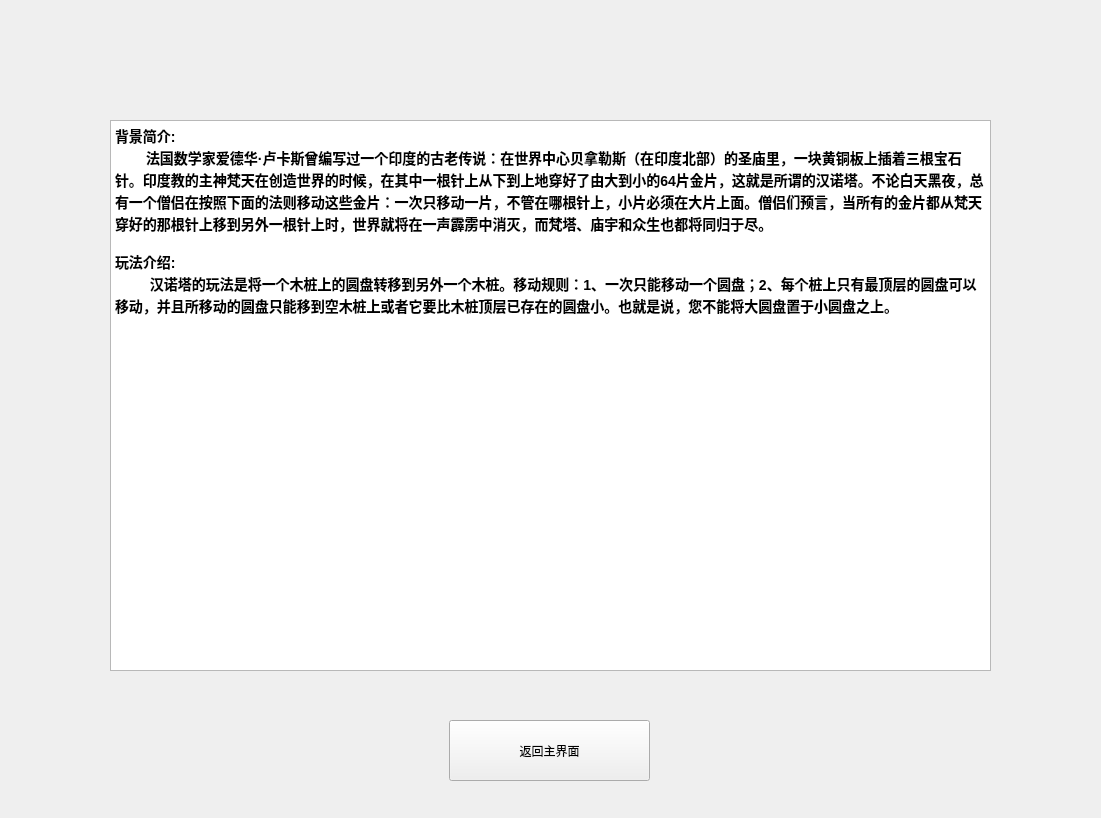
<?xml version="1.0" encoding="UTF-8"?>
<ui version="4.0">
 <class>explain</class>
 <widget class="QWidget" name="explain">
  <property name="geometry">
   <rect>
    <x>0</x>
    <y>0</y>
    <width>1101</width>
    <height>818</height>
   </rect>
  </property>
  <property name="windowTitle">
   <string>Form</string>
  </property>
  <widget class="QTextBrowser" name="textBrowser">
   <property name="geometry">
    <rect>
     <x>110</x>
     <y>120</y>
     <width>881</width>
     <height>551</height>
    </rect>
   </property>
   <property name="html">
    <string>&lt;!DOCTYPE HTML PUBLIC &quot;-//W3C//DTD HTML 4.0//EN&quot; &quot;http://www.w3.org/TR/REC-html40/strict.dtd&quot;&gt;
&lt;html&gt;&lt;head&gt;&lt;meta name=&quot;qrichtext&quot; content=&quot;1&quot; /&gt;&lt;style type=&quot;text/css&quot;&gt;
p, li { white-space: pre-wrap; }
&lt;/style&gt;&lt;/head&gt;&lt;body style=&quot; font-family:'SimSun'; font-size:9pt; font-weight:400; font-style:normal;&quot;&gt;
&lt;p style=&quot; margin-top:0px; margin-bottom:0px; margin-left:0px; margin-right:0px; -qt-block-indent:0; text-indent:0px;&quot;&gt;&lt;span style=&quot; font-size:large; font-weight:600; background-color:#ffffff;&quot;&gt;背景简介:&lt;/span&gt;&lt;/p&gt;
&lt;p style=&quot; margin-top:0px; margin-bottom:0px; margin-left:0px; margin-right:0px; -qt-block-indent:0; text-indent:0px;&quot;&gt;&lt;span style=&quot; font-size:large; font-weight:600; background-color:#ffffff;&quot;&gt;        法国数学家爱德华·卢卡斯曾编写过一个印度的古老传说：在世界中心贝拿勒斯（在印度北部）的圣庙里，一块黄铜板上插着三根宝石针。印度教的主神梵天在创造世界的时候，在其中一根针上从下到上地穿好了由大到小的64片金片，这就是所谓的汉诺塔。不论白天黑夜，总有一个僧侣在按照下面的法则移动这些金片：一次只移动一片，不管在哪根针上，小片必须在大片上面。僧侣们预言，当所有的金片都从梵天穿好的那根针上移到另外一根针上时，世界就将在一声霹雳中消灭，而梵塔、庙宇和众生也都将同归于尽。&lt;/span&gt;&lt;/p&gt;
&lt;p style=&quot;-qt-paragraph-type:empty; margin-top:0px; margin-bottom:0px; margin-left:0px; margin-right:0px; -qt-block-indent:0; text-indent:0px; font-size:large; font-weight:600;&quot;&gt;&lt;br /&gt;&lt;/p&gt;
&lt;p style=&quot; margin-top:0px; margin-bottom:0px; margin-left:0px; margin-right:0px; -qt-block-indent:0; text-indent:0px;&quot;&gt;&lt;span style=&quot; font-size:large; font-weight:600; background-color:#ffffff;&quot;&gt;玩法介绍:&lt;/span&gt;&lt;/p&gt;
&lt;p style=&quot; margin-top:0px; margin-bottom:0px; margin-left:0px; margin-right:0px; -qt-block-indent:0; text-indent:0px;&quot;&gt;&lt;span style=&quot; font-size:large; font-weight:600; background-color:#ffffff;&quot;&gt;         汉诺塔的玩法是将一个木桩上的圆盘转移到另外一个木桩。移动规则：1、一次只能移动一个圆盘；2、每个桩上只有最顶层的圆盘可以移动，并且所移动的圆盘只能移到空木桩上或者它要比木桩顶层已存在的圆盘小。也就是说，您不能将大圆盘置于小圆盘之上。&lt;/span&gt;&lt;/p&gt;&lt;/body&gt;&lt;/html&gt;</string>
   </property>
  </widget>
  <widget class="QPushButton" name="pushButton">
   <property name="geometry">
    <rect>
     <x>449</x>
     <y>720</y>
     <width>201</width>
     <height>61</height>
    </rect>
   </property>
   <property name="styleSheet">
    <string notr="true">font: 12pt &quot;Agency FB&quot;;</string>
   </property>
   <property name="text">
    <string>返回主界面</string>
   </property>
  </widget>
 </widget>
 <resources/>
 <connections/>
</ui>
